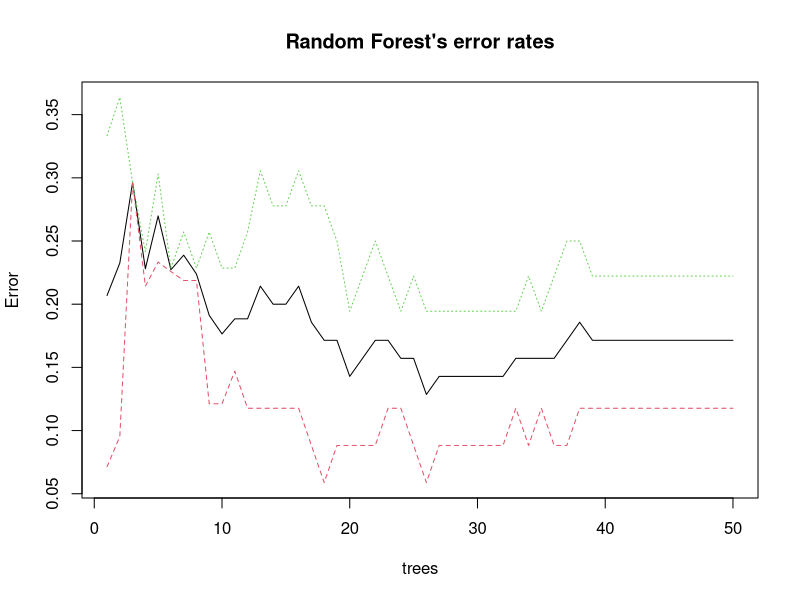
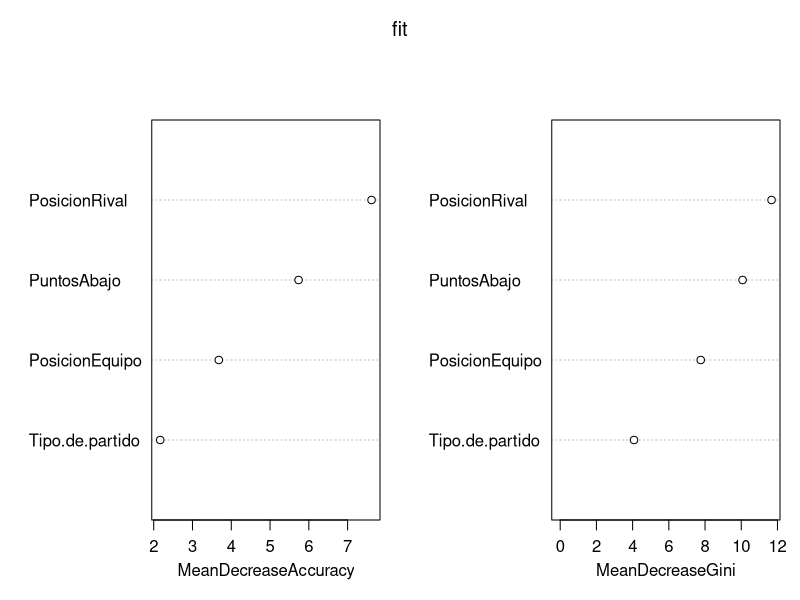
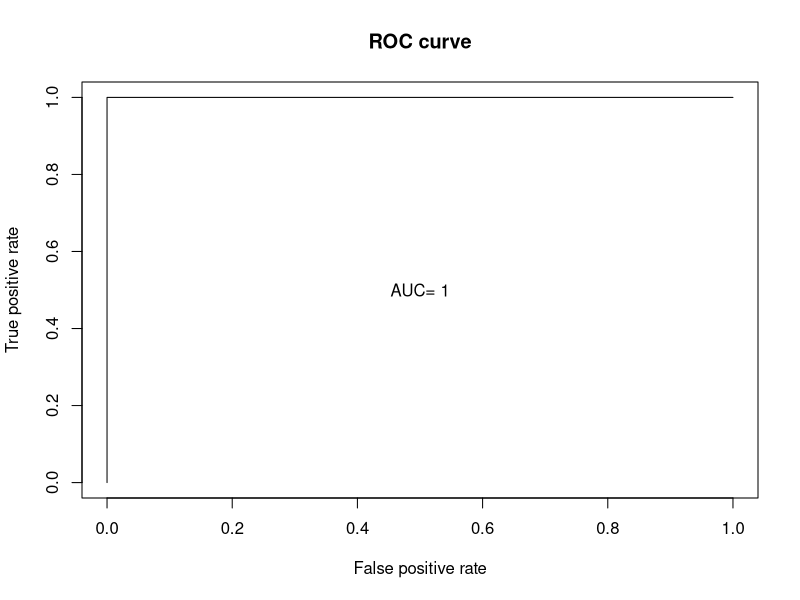
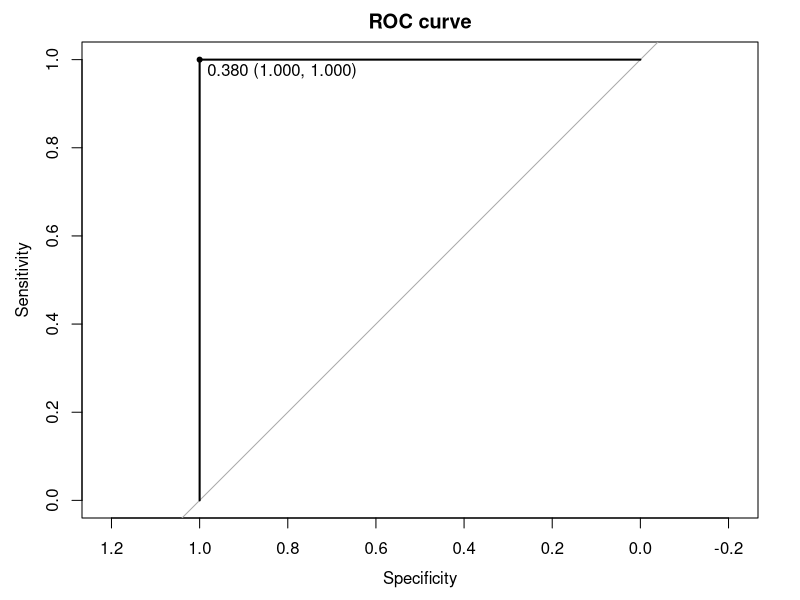

The R source for these figures, in order:
library(reshape)
library(randomForest)
library(caret)
library(ROCR)
library(pROC)
#lectura de datos
datos <- read.csv(file = "NBADATOS.csv", sep=";")
#Observamos la estructura de los datos
str(datos)
#Convertimos la variable dependiente a factor (Y)
datos$Y<- factor(datos$Y)
#Convertimos una de las variables independientes a factor
datos$Tipo.de.partido<- factor(datos$Tipo.de.partido)
#Partición de los datos
#Hacemos la semilla para que la división de los datos sea la misma
set.seed(1234)
#Datos de entrenamiento (80% de los datos)
train <- createDataPartition(datos$Y, p=0.8, list = F)
#Creación del modelo
attach(datos)
fit <- randomForest(Y~PosicionEquipo+PosicionRival+PuntosAbajo+Tipo.de.partido, data = train,
                    ntree=50,importance=TRUE,maxnodes=10,mtry=25)

plot(fit,main = "Random Forest's error rates", 
     legend=c(x=500, y=0.20, legend=c("Resilient","No resilient")),
     fill=c("red","green"),cex=0.1,text.front=4, bg='grey')

#Importancia de las variables
#Creamos un objeto con las "importancias" de las variables
importancia=data.frame(importance(fit))
#install.packages("reshape")
importancia<-sort_df(importancia,vars='MeanDecreaseGini')
importancia
varImpPlot(fit)

#Predicción
pred <- predict(fit, datos[-train,])
#Matriz de confusión
table(datos[-train, "Y"],pred, dnn=c("Real","Pred"))
#Acurracy
#Especificidad
#Sensibilidad
probs <- predict(fit,datos[-train,], type = "prob")
head(probs)
pred <- prediction(probs[,2], datos[-train,"Y"])

#Forma 1: Paquete ROC
#tpr: true positive rate 
#fpr: false positive rate
per <- performance(pred,"tpr","fpr")
#Calculando el AUC
perf_AUC <- performance(pred,"auc")
AUC=perf_AUC@y.values[[1]]
#Graficando ROC
plot(per, main="ROC curve")
text(0.5,0.5, paste("AUC=",format(AUC,digits = 5,scientific = F)))

#Forma 2:
#caret y pROC
data.test <- datos[-train,]
library(pROC)
result.roc <- roc(data.test$Y,probs[,2])
plot(result.roc , print.thres="best", print..thres.best.method =
       "closest.topleft", main= "ROC curve")
result.coord <- coords(result.roc,"best",best.method =
                         "closest.topleft", ret=c("threshold","accurracy"))
#Para obtener el accurracy y teta de corte
print(result.coord)
